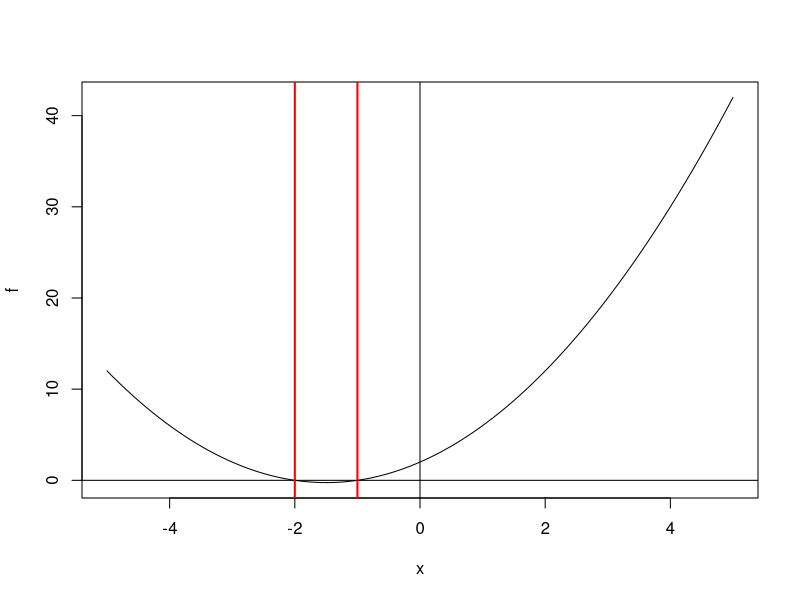

Generate this figure with R:
## ---- chunk 1
# Define the variables
a <- 1
b <- 3
d <- 2

# Calculating the roots
a <- as.complex(a)
roots <- c( ((-b + sqrt(b^2 - 4*a*d)) / (2*a)),
              ((-b - sqrt(b^2 - 4*a*d)) / (2*a)) )
if(all(Im(roots) == 0)){
  roots <- Re(roots)
  print(roots)
}
## ---- chunk 2
#| echo: false
# Domain over which to plot f(x)
x <- seq(-5, 5,len = 100)

# Define f(x)
f <- a*x^2 + b*x + d

# Plot f(x)
plot(x, f, type = "l")
abline(h = 0) # x-axis
abline(v = 0) # y-axis
abline(v = roots, col = "red", lwd = 2) # roots
